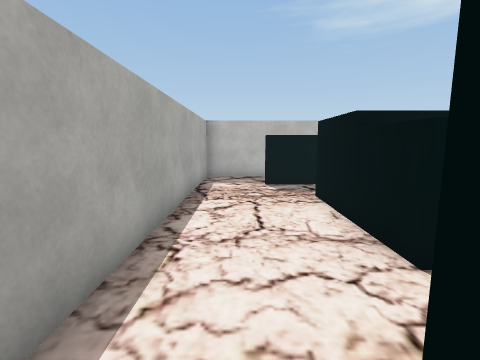
view 1 (above)

17 first-person views from a walk through a Unity game level. The camera is 1.5 m above the floor, tilts 8° down and sees 85° across. The floor is counted in squares, 1 m on a side. Each view is taken from the middle of a square. On the plan, view 1 faces up. The plan holds only what a view shows up to about 14 squares ahead; the rest is blank. The player is left out. Some surface patterns are stand-ins.

view 2
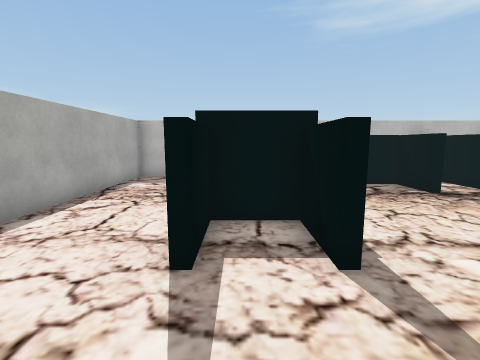

view 3
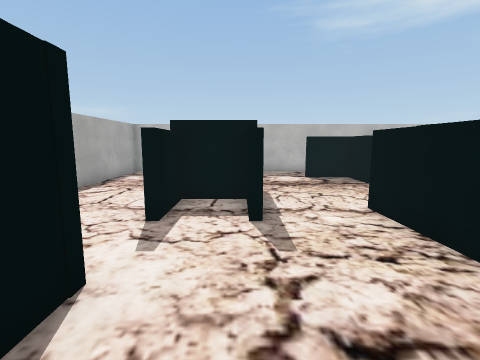

view 4
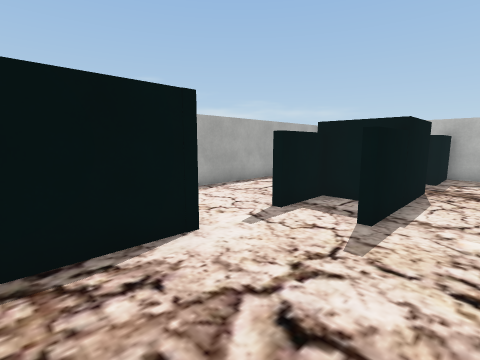

view 5
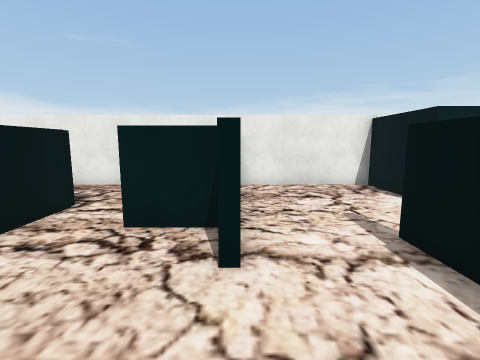

view 6
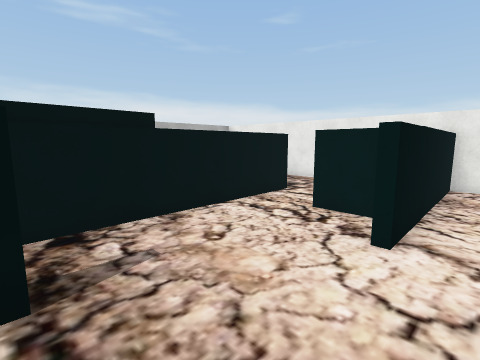

view 7
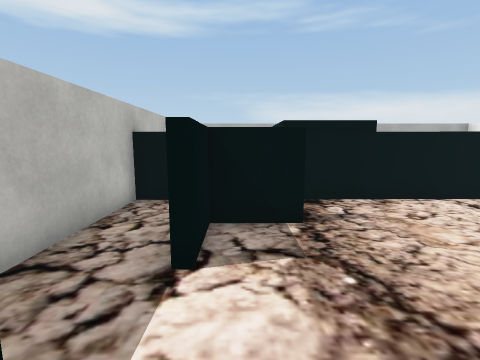

view 8
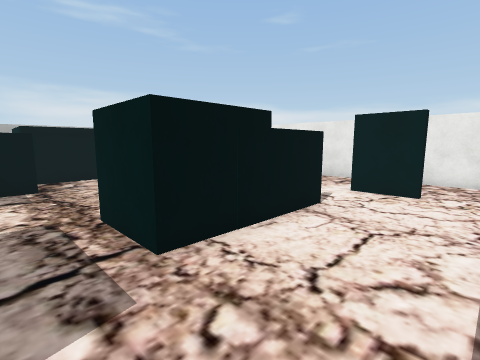

view 9
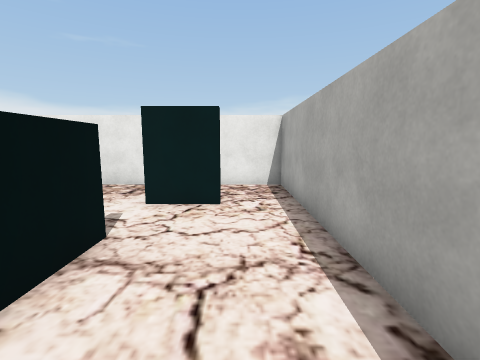

view 10
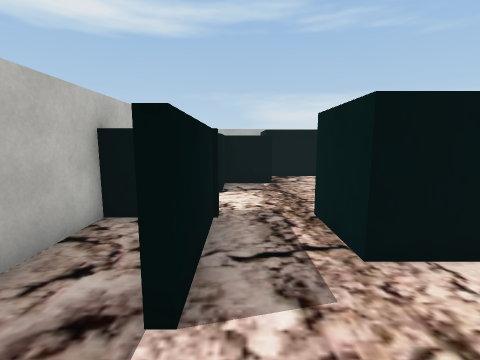

view 11
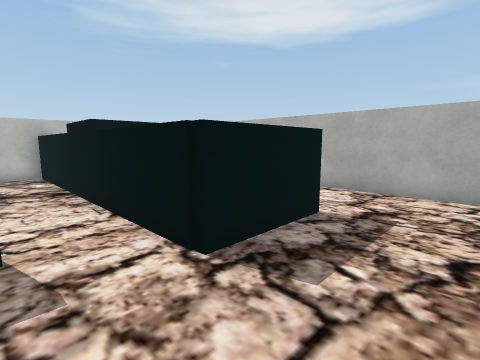

view 12
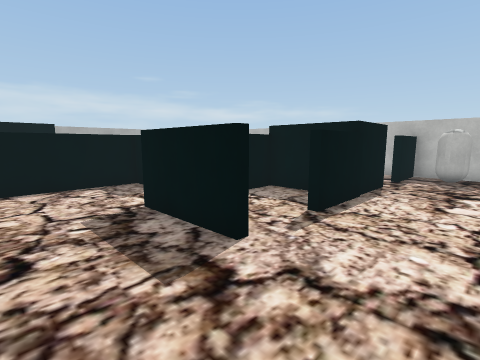

view 13
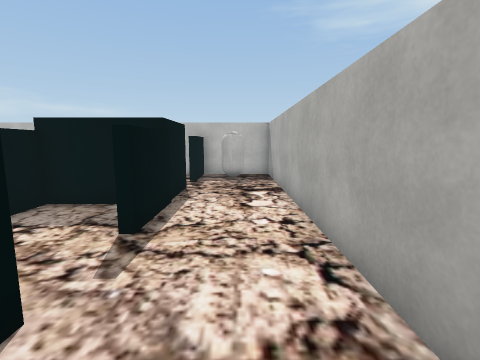

view 14
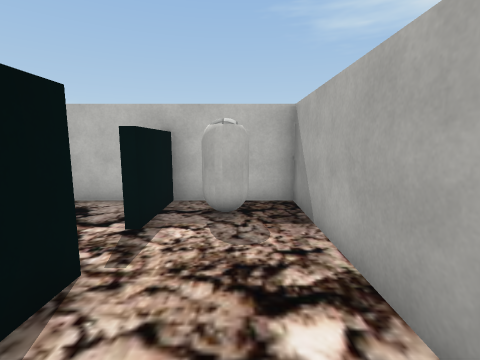

view 15
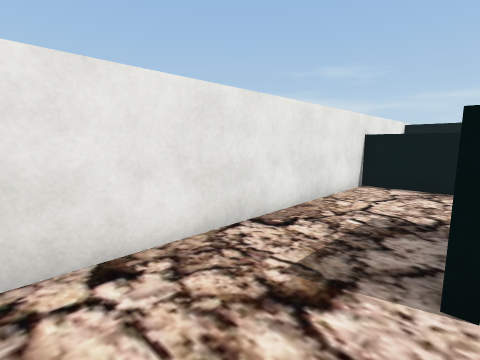

view 16
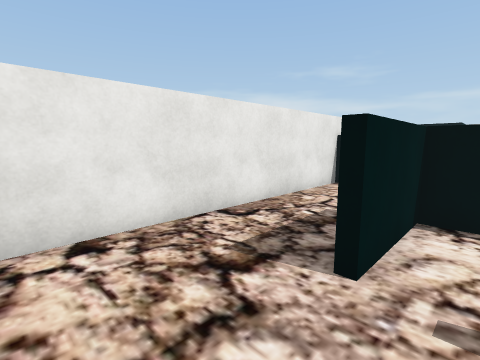

view 17
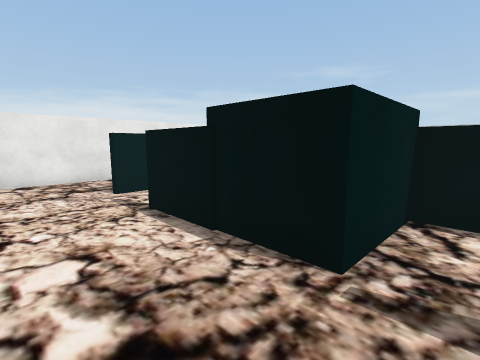

### Floor plan
Points are (right, up) in squares from view 1. A wall is a line through its corners. A room is listed if a view was taken in it or the views show most of it. See-through windows are left out.
Room 1 (views 1, 5, 6, 7, 8, 9, 10)
walls: (2.3, 5) (2.3, 2.9); (4.4, 5) (4.4, 2.9); (2.2, 2.9) (2.2, 6); (4.2, 2.9) (4.2, 5); (7, 2.6) (7, 4.1); (4.4, 9.5) (0.9, 9.5); (7.3, 2.5) (9.2, 2.5); (0.4, 0.6) (2.3, 0.6); (-1.5, 9.6) (-1.5, -2.5) (1, -2.5); (8.8, 7.8) (8.8, 9.5) (6.9, 9.5); (11, 0.7) (10.9, 7.6)
ways out: opening at (2, 2) to room 2; opening at (3, 3) to room 2; opening at (5.5, 3) to room 2; opening at (10, 2) to room 3; opening at (5.5, 10) to room 4; opening at (10, 8) to room 4; opening at (-0.5, 10) to room 5
objects: black cube (2, 5) to (4, 7)
Room 2 (views 2, 3, 4)
walls: (2.3, 0.6) (2.3, -2.5) (7.1, -2.5) (7, 2.6)
ways out: opening at (2, 2) to room 1; opening at (3, 3) to room 1; opening at (5.5, 3) to room 1
Room 3 (views 11, 12, 13, 14, 15, 16, 17)
walls: (14.2, 0.7) (11, 0.7); (13, 5.4) (11.2, 5.4) (11.2, 4.2); (11.2, 1.9) (11.3, 1) (14.2, 1); (14.2, 7.8) (14.2, 3.2); (9.2, 2.2) (7.3, 2.2) (7.3, -2.5) (17, -2.5); (17.4, -1.8) (17.4, 11.8) (14.2, 11.8) (14.2, 9.4)
ways out: opening at (10, 2) to room 1; opening at (14, 9) to room 6
objects: capsule (15, 10) to (16, 11)
Room 4 (no view inside)
walls: (10.9, 7.6) (10.9, 11.8) (4.4, 11.8) (4.4, 9.5)
ways out: opening at (5.5, 10) to room 1; opening at (10, 8) to room 1
Room 5 (no view inside)
walls: (4.2, 11) (4.2, 11.8) (-1.5, 11.8) (-1.5, 9.6)
ways out: opening at (-0.5, 10) to room 1
Room 6 (no view inside)
walls: (13.6, 11.8) (11.6, 11.8); (11.2, 8.9) (11.2, 7.8) (14.2, 7.8)
ways out: opening at (14, 9) to room 3

Where each view was taken, in squares from view 1:
view 1: 0 up, 0 right, facing up
view 2: 0 up, 3 right, facing up
view 3: 2 down, 4 right, facing up
view 4: 2 down, 6 right, facing up-left
view 5: 7 up, 7 right, facing down
view 6: 8 up, 6 right, facing down-right
view 7: 9 up, 4 right, facing right
view 8: 9 up, 1 left, facing down-right
view 9: 7 up, 0 right, facing down
view 10: 9 up, 1 left, facing right
view 11: 2 down, 9 right, facing up-right
view 12: 2 down, 17 right, facing up-left
view 13: 1 down, 16 right, facing up
view 14: 5 up, 16 right, facing up
view 15: 1 up, 17 right, facing down-left
view 16: 2 up, 17 right, facing down-left
view 17: 9 up, 17 right, facing down-left
